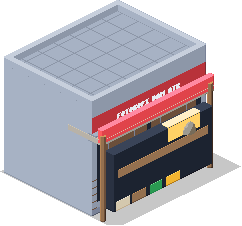
#> input picture assets/street_buildings/kampung/id200_warung_fotokopi_dan_atk_se.png, 242 x 226 px
$ python peek.py ../../../assets/street_buildings/kampung/id200_warung_fotokopi_dan_atk_se.png out.png 5
#> lines starting #> are read from the running program, lines starting #| are printed output that depends on the picture
import sys
from PIL import Image
sh = Image.open(sys.argv[1]); Z = int(sys.argv[3]) if len(sys.argv) > 3 else 4
#> further down, sh is the input picture: PIL image 242x226 RGBA; mean R, G, B, A 140.8, 139.2, 151.1, 164.9
cells = [(4, 0), (0, 1), (0, 4), (12, 0), (5, 0), (6, 0), (2, 1), (14, 0), (4, 3)]
o = Image.new('RGBA', (64 * len(cells), 80), (240, 236, 228, 255))
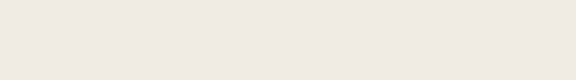
#> o: PIL image 576x80 RGBA; mean R, G, B, A 240, 236, 228, 255
for i, (r, c) in enumerate(cells):
    t = Image.new('RGBA', (64, 112), (240, 236, 228, 255)); t.alpha_composite(sh.crop((c * 64, r * 112, c * 64 + 64, r * 112 + 112))); o.paste(t.crop((0, 26, 64, 106)), (i * 64, 0))
#> this loop made 9 passes
#> pass 1, `t = Image.new('RGBA', (64, 112), (240, 236, 228, 255))`:
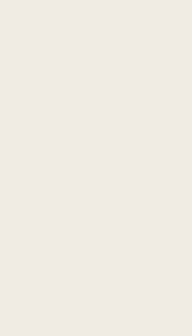
#> t: PIL image 64x112 RGBA (shown 3 times larger); mean R, G, B, A 240, 236, 228, 255
#> after the loop:
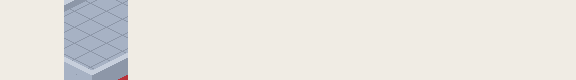
#> o: PIL image 576x80 RGBA; mean R, G, B, A 231.5, 229.1, 223.9, 255
o.resize((o.width * Z, o.height * Z), Image.NEAREST).save(sys.argv[2])
